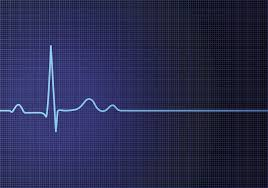
%> input picture code/ecg_image.jpg, 268 x 188 px
$ octave exp2.m   (GNU Octave 9; MATLAB toolbox functions it lacks are replaced by stand-ins)
%> lines starting %> are read from the running program, lines starting %| are printed output that depends on the picture
clc; clear; close all;
%% 1. Load ECG Image File Directly
ec_image = imread('ecg_image.jpg');
%> ec_image is the input picture: size 188x268x3 uint8; mean R, G, B 41, 42.8, 80.3
%% 2. Convert to Grayscale and Process Image
gray_img = rgb2gray(ec_image); % Convert to grayscale
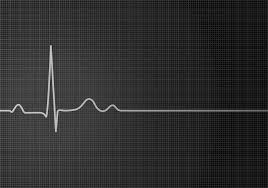
%> gray_img: size 188x268 uint8; min 1, max 217, mean 46.5
bw_img = imbinarize(gray_img, 'adaptive'); % Adaptive binarization
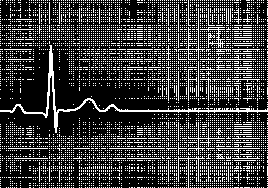
%> bw_img: size 188x268 logical; 23.3% white in thin lines or dots
edges = edge(bw_img, 'Sobel'); % Detect ECG waveform edges
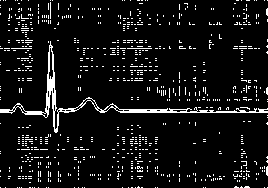
%> edges: size 188x268 logical; 7.3% white in thin lines or dots
%% 3. Extract ECG Waveform (Pixel to Signal Conversion)
[row, col] = find(edges); % Get waveform points
%> row = 3686 values from 1 to 188; col = 3686 values from 1 to 268
[sorted_col, sort_idx] = sort(col); % Sort x-coordinates
%> sorted_col = 3686 values from 1 to 268; sort_idx = 3686 values from 1 to 3686
sorted_row = row(sort_idx); % Get corresponding y-coordinates
%> sorted_row = 3686 values, max 188 at index 25, min 1 at index 1, mean 96.48
% Normalize and invert extracted waveform
ec_signal = -rescale(sorted_row, -1, 1);
%> ec_signal = 3686 values, max 1 at index 1, min -1 at index 25, mean -0.0212
fs = 250; % Estimated sampling rate (adjust if needed)
t = (0:length(ec_signal)-1) / fs;
%> t = 3686 values from 0 to 14.74
%% 4. Fourier Transform Analysis
N = length(ec_signal);
%> N = 3686
f = (0:N-1) * (fs/N);
%> f = 3686 values from 0 to 249.9
ecq_fft = abs(fft(ec_signal)); % Compute FFT
%> ecq_fft = 3686 values, max 171.7 at index 130, min 0.437 at index 1261, mean 22.58
%% 5. Z-Transform Analysis
syms z;
%> (this line was passed over: syms is not available in this run)
%> (the run ends here)
